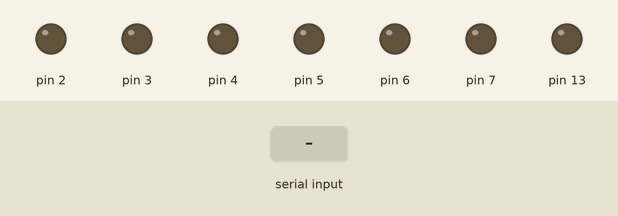
The sketch below on a simulated Arduino Uno, built with avr-gcc and run on an emulated ATmega328P. On the bench: output pins drawn as LEDs (lit = HIGH). The test bench sets the inputs (shaded band).

Above: at 1.2 s.
1.3 s: byte 30 received over Serial
At 1.4 s:
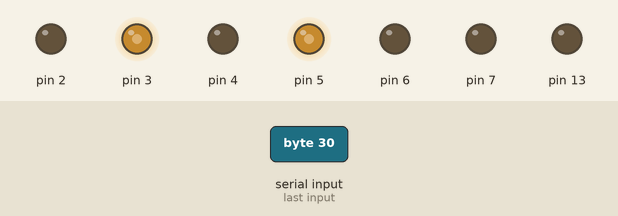
3.0 s: byte 90 received over Serial
At 4.2 s:
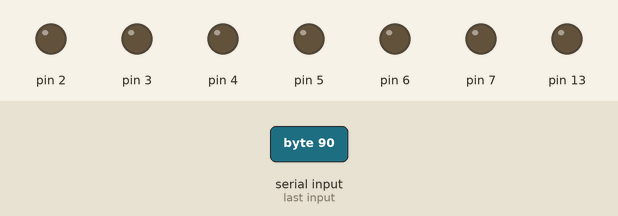
Timing chart, 0 to 6.0 s (numbered marks = the images above; inputs shaded):
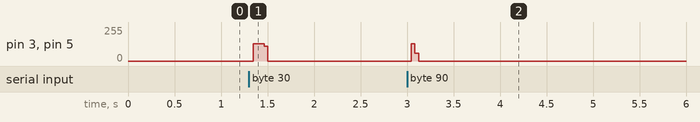

The sketch:

stepper_motor_ctrl.ino
```cpp
#include "motor.h"

const Motor left_motor = {3, 2, 6};
const Motor right_motor = {5, 4, 7};

int serial_data = 0;

void setup_motor(Motor motor) {
  pinMode(motor.step_pin, OUTPUT);
  pinMode(motor.dir_pin, OUTPUT);
  pinMode(motor.disable_pin, OUTPUT);
  digitalWrite(motor.step_pin, LOW);
  digitalWrite(motor.disable_pin, LOW);
}

void setup() {
  pinMode(13, OUTPUT);
  setup_motor(left_motor);
  setup_motor(right_motor);

  Serial.begin(115200);
}

void move_motor(int num_steps) {
  if (num_steps > 0) {
    digitalWrite(left_motor.dir_pin, HIGH);
    digitalWrite(right_motor.dir_pin, HIGH);
  } else {
    digitalWrite(left_motor.dir_pin, LOW);
    digitalWrite(right_motor.dir_pin, LOW);
    num_steps = -1*num_steps;
  }

  while(num_steps > 0) {
    delayMicroseconds(800);
    digitalWrite(left_motor.step_pin, HIGH);
    digitalWrite(right_motor.step_pin, HIGH);
    delayMicroseconds(800);
    digitalWrite(left_motor.step_pin, LOW);
    digitalWrite(right_motor.step_pin, LOW);
    num_steps--;
  }
}

void toggle_motor(Motor motor) {
 if (motor.disabled) {
   motor.disabled = false;
   digitalWrite(motor.disable_pin, HIGH);
 } else {
   motor.disabled = true;
   digitalWrite(motor.disable_pin, LOW);
 }
}

void loop() {
  if (Serial.available() > 0) {
    serial_data = Serial.read() - 128;
    if (serial_data != 0) {
      move_motor(serial_data);
    }
  }
}
```

motor.h
```cpp
struct Motor {
  int step_pin;
  int dir_pin;
  int disable_pin;
  bool disabled;
};
```

Measured:
- after the input at 1.3 s, pin 3, pin 5: 0/255 → 129/255 at once, → 0/255 0.12 s later
- after the input at 3.0 s, pin 3, pin 5: 0/255 → 129/255 at once, → 57/255 0.04 s later, → 0/255 0.04 s later
